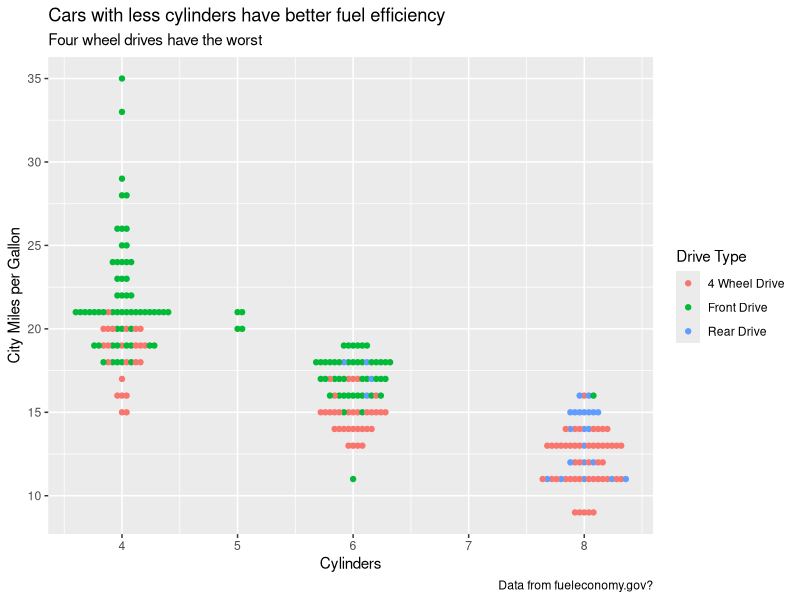
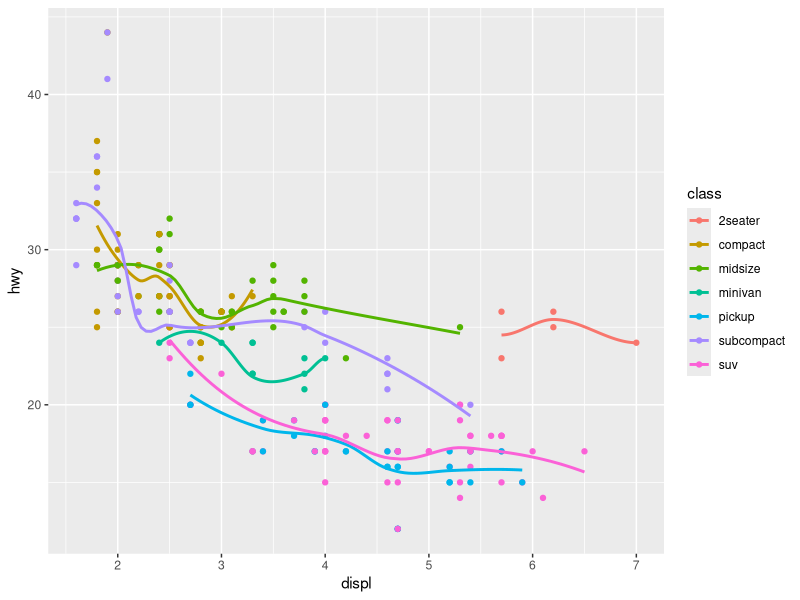
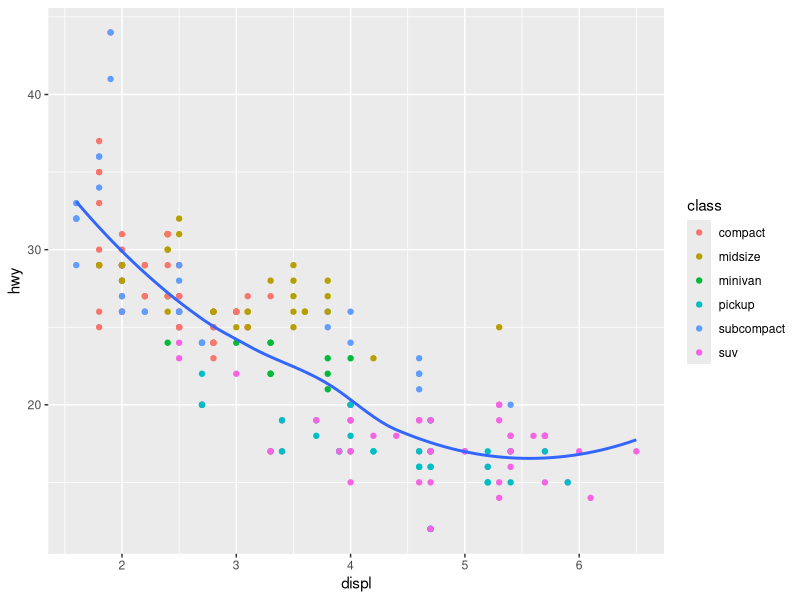
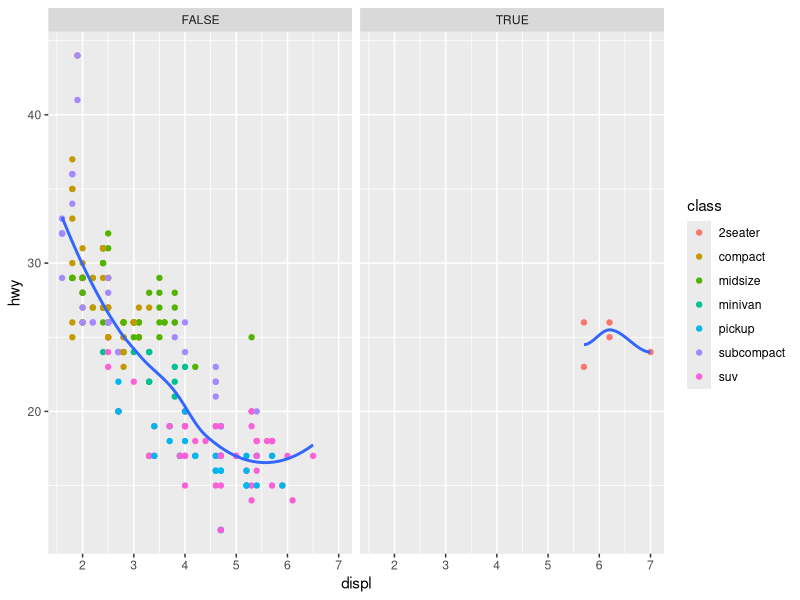
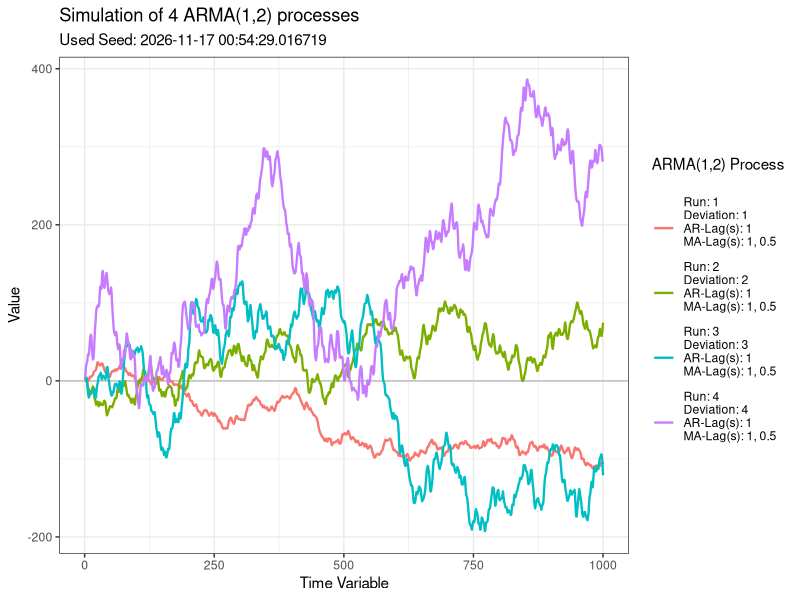
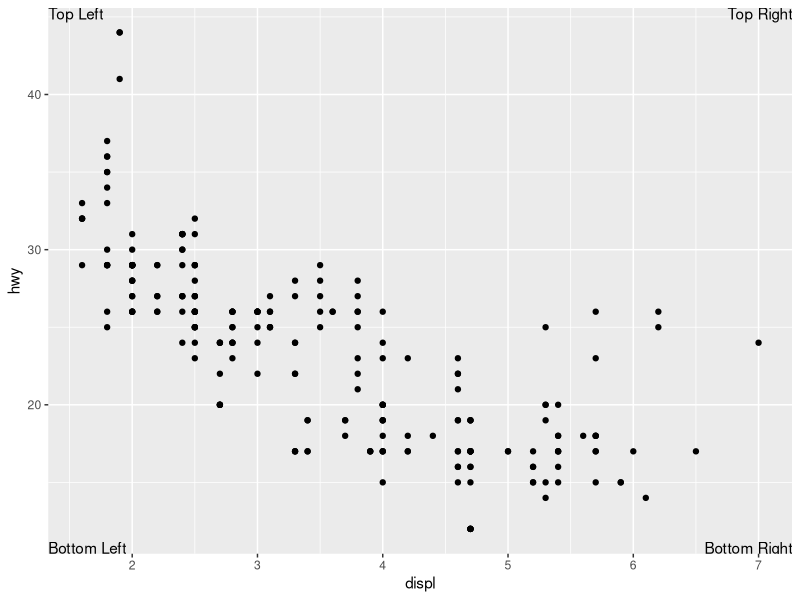
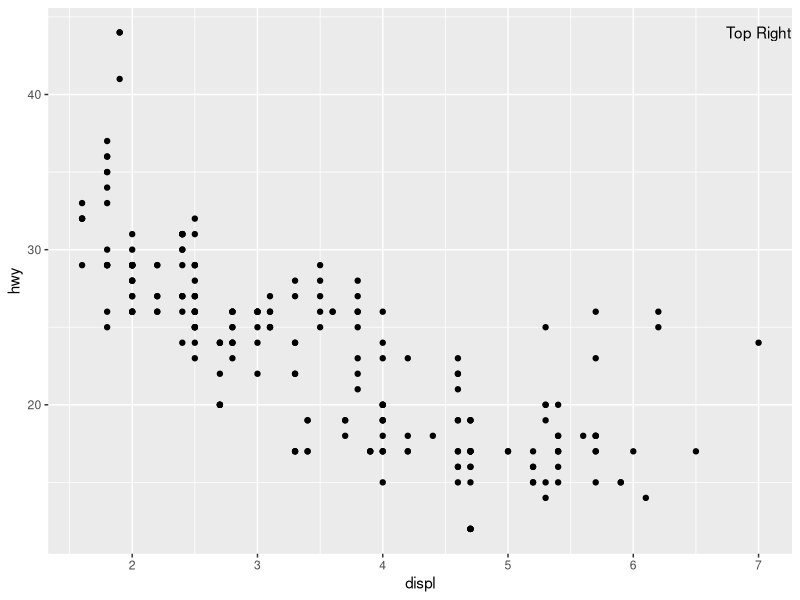
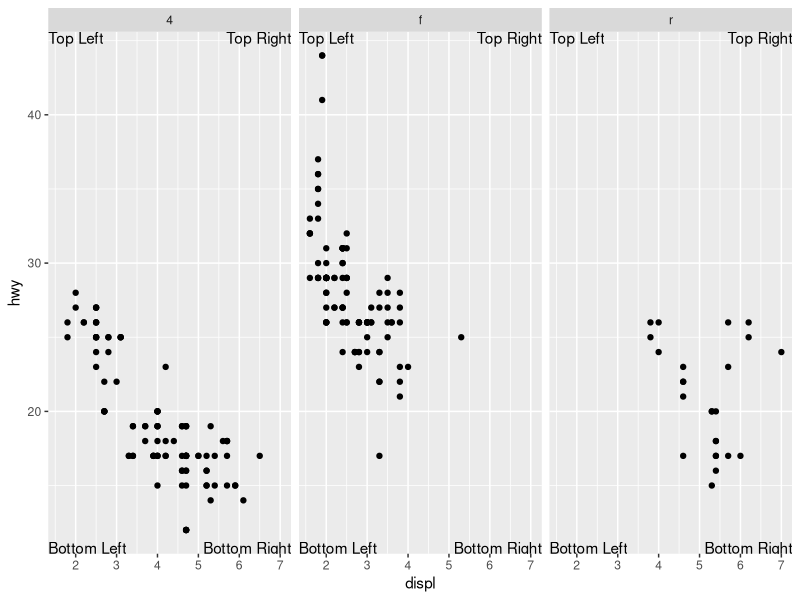

Generate these figures, in order, with R: (Note: this script raises an error after producing the figures.)
#Hierarchy (in order to ease searching via Strg + f):

# Part I - xxx
# Chapter 1 - Introduction

# 1.1.3 -------------------------------------------------------------------



# Part V - Communicate
# Chapter 28 - Graphics for Communication
library(tidyverse); library(viridis)


# 28.2.1 ------------------------------------------------------------------
library(ggbeeswarm)
  #1
ggplot(mpg, aes(cyl, cty)) +
  geom_beeswarm(aes(col = drv)) +
  labs(x = "Cylinders", y = "City Miles per Gallon",
       title = "Cars with less cylinders have better fuel efficiency",
       subtitle = "Four wheel drives have the worst",
       caption = "Data from fueleconomy.gov?") +
  scale_color_discrete("Drive Type", labels = c("4 Wheel Drive", "Front Drive", "Rear Drive"))

  #2
    #a) display a smoothing line for every class
ggplot(mpg, aes(displ, hwy)) +
  geom_point(aes(col = class)) +
  geom_smooth(se = F, aes(col = class))
    #b) remove 2 seaters from analysis
mpg %>%
  filter(class != "2seater") %>%
  ggplot(aes(displ, hwy)) +
  geom_point(aes(col = class)) +
  geom_smooth(se = F)
    #c) make an extra graph for sports cars
mpg %>%
  mutate(sport = (class == "2seater")) %>%
  ggplot(aes(displ, hwy)) +
  geom_point(aes(col = class)) +
  geom_smooth(se = FALSE) +
  facet_wrap(~sport)

set.seed(Sys.time())
  #3
    #added a title and renamed x and y variables at the end of the function
    #added seed functionality and subtitle that prints a seed
arma <- function(alpha = NULL, beta = NULL, length = 100, deviation = 1, drift = 0, times = 1, seed = Sys.time()) {
  library(tidyverse)
  set.seed(seed)
  lags.a <- ifelse(is.matrix(alpha), ncol(alpha), length(alpha))
  lags.b <- ifelse(is.matrix(beta) , ncol(beta ), length(beta ))
  lags <- max(lags.a, lags.b)
  
  plotdata <- matrix(nrow = length * times, ncol = 3)
  plotdata[,1] <- rep(1:length,times)
  
  m.data <- matrix(nrow = (lags + length), ncol = 2)
  m.data[1:lags, ] <- 0
  if (length(alpha) == 0) {alpha <- 0}
  if (length(beta ) == 0) {beta  <- 0}
  beta <-  matrix(rep(t(beta ), length.out = times * lags.b), nrow = times, byrow = T)
  alpha <- matrix(rep(t(alpha), length.out = times * lags.a), nrow = times, byrow = T)
  deviation <- rep(deviation, length.out = times)
  descr <- NULL
  
  for (j in 1:times) {
    plotdata[(1 + length * (j-1) ) : (length * j),
             3] <- rep(j, length)
    errors <- rnorm(length,0, deviation[j])
    m.data[-(1:lags),2] <- errors
    
    for (i in (lags + 1): (lags + length)) {
      vec.a <- m.data[(i-lags.a) : (i-1), 1]
      cum.propensity.a <- sum(rev(vec.a) * alpha[j,])
      if (is.na(cum.propensity.a)) {cum.propensity.a <- 0}
      
      vec.b <- m.data[(i-lags.b) : (i-1), 2]
      cum.propensity.b <- sum(rev(vec.b) *  beta[j,])
      if (is.na(cum.propensity.b)) {cum.propensity.b <- 0}
      
      m.data[i,1] <- cum.propensity.a + cum.propensity.b + m.data[i,2] + drift
    }
    plotdata[(1 + length * (j-1) ) : (length * j),
             2] <- m.data[-(1:lags),1]
    
    descr <- append(descr, paste0("Run: ", j,
                                  "\nDeviation: ", deviation[j],
                                  "\nAR-Lag(s): ", toString(alpha[j,]),
                                  "\nMA-Lag(s): ", toString( beta[j,]),"\n" ))
    
  }
  colnames(plotdata) <- c("Time", "Y", "run")
  plotdata <- plotdata %>%
    as_tibble() %>%
    mutate(run = as.factor(run))
  
  if(lags.a == 0) {
    header <- paste0("MA(", lags.b)
  } else if (lags.b == 0) {
    header <- paste0("AR(", lags.a)
  } else {
    header <- paste0("ARMA(", lags.a,",",lags.b)
  }
  
  
  graph <-   ggplot(plotdata,aes(x=Time,y=Y, col = run)) + 
    geom_abline(slope = drift, intercept = 0, color = "grey") +
    geom_line(size = 0.8) +
    theme_bw() +
    labs(x = "Time Variable", y = "Value",
         title = str_c("Simulation of ", times, " ", header, ") processes"),
         subtitle = str_c("Used Seed: ", seed)) +
    scale_color_discrete(name = paste0(header,") Process\n"),
                         labels = descr)
  
  return(graph)
}
arma(alpha = 1, beta = c(1, 0.5), length = 1000, deviation = 1:4, times = 4)



# 28.3.1 ------------------------------------------------------------------

  #1
corners <- tribble(~displ, ~hwy, ~label,        ~vjust,   ~hjust,
                   Inf,    Inf, "Top Right",    "top",    "right",
                   Inf,   -Inf, "Bottom Right", "bottom", "right",
                   -Inf,   Inf, "Top Left",     "top",    "left",
                   -Inf,  -Inf, "Bottom Left",  "bottom", "left")

ggplot(mpg, aes(displ, hwy)) + 
  geom_point() +
  geom_text(data = corners, aes(label = label, vjust = vjust, hjust = hjust))

  #2
?annotate
    #annotate allows to specify the position directly without using aesthetics mappings
ggplot(mpg, aes(displ, hwy)) + 
  geom_point() +
  annotate("text", x = max(mpg$displ), y = max(mpg$hwy), label = "Top Right")

  #3
ggplot(mpg, aes(displ, hwy)) + 
  geom_point() +
  geom_text(data = corners, aes(label = label, vjust = vjust, hjust = hjust)) +
  facet_wrap(~drv)
    #by default, the texts are displayed in all graphs.
    #In order to individualise the text in each facet, the facetting variables must be passed to the annotation data
corners_12 <- cbind(rbind(corners, corners, corners), drv = rep(c("4", "f", "r"), each = 4)) %>%
  mutate(label = str_c(label, drv, sep = " "))

ggplot(mpg, aes(displ, hwy)) + 
  geom_point() +
  geom_text(data = corners_12, aes(label = label, vjust = vjust, hjust = hjust)) +
  facet_wrap(~drv)

  #4
?geom_label
ggplot(mpg, aes(displ, hwy)) + 
  geom_point() +
  geom_label(data = corners, aes(label = label, vjust = vjust, hjust = hjust),
             label.padding = unit(0.8, "lines"), label.size =  1, label.r = unit(1, "lines"),
             alpha = 0.5, color = "blue")
    #label.padding adjusts the 'whitespace' above, under, left & right to the text body 
    #label.r controls the amoount of rounding of the label boxes
    #label.size controls the size of the label border
    #Moreover, all aesthetics can also be passed as arguments: e.g. alpha & colour

  #5
?arrow
    #TBD



# 28.4.4 ------------------------------------------------------------------

  #1
df <- tibble(x = rnorm(10000), y = rnorm(10000))
ggplot(df, aes(x, y)) +
  geom_hex() +
  scale_colour_gradient(low = "white", high = "red") +
  coord_fixed()
    #because hex uses fill to depict the count, scale_fill_gradient should be used
ggplot(df, aes(x, y)) +
  geom_hex() +
  scale_fill_gradient(low = "white", high = "red") +
  coord_fixed()

  #2
?scale_color_manual
    #THe first argument ist always ...  

  #3
presidential %>%
  mutate(id = 33 + row_number(),
         mid =  start + (end - start)/2 ) %>%
  ggplot(aes(start, y = 0, colour = party)) +
  geom_point() +
  geom_segment(aes(xend = end, yend = 0)) +
  geom_label_repel(aes(x = mid, y = 0, label = name), alpha = 0.5) +
  scale_colour_manual(values = c(Republican = "red", Democratic = "blue")) +
  scale_x_date("Year", breaks = presidential$start, date_labels = "'%y") +
  scale_y_continuous(NULL, labels = NULL) +
  labs(title = "Presidential Terms 1953-2017", caption = "Data: presidential dataset (Source unknown)") +
  theme_bw()

  #4
ggplot(diamonds, aes(carat, price)) +
  geom_point(aes(colour = cut), alpha = 1/20) +
  guides(colour = guide_legend(override.aes = list(alpha = 1)))
